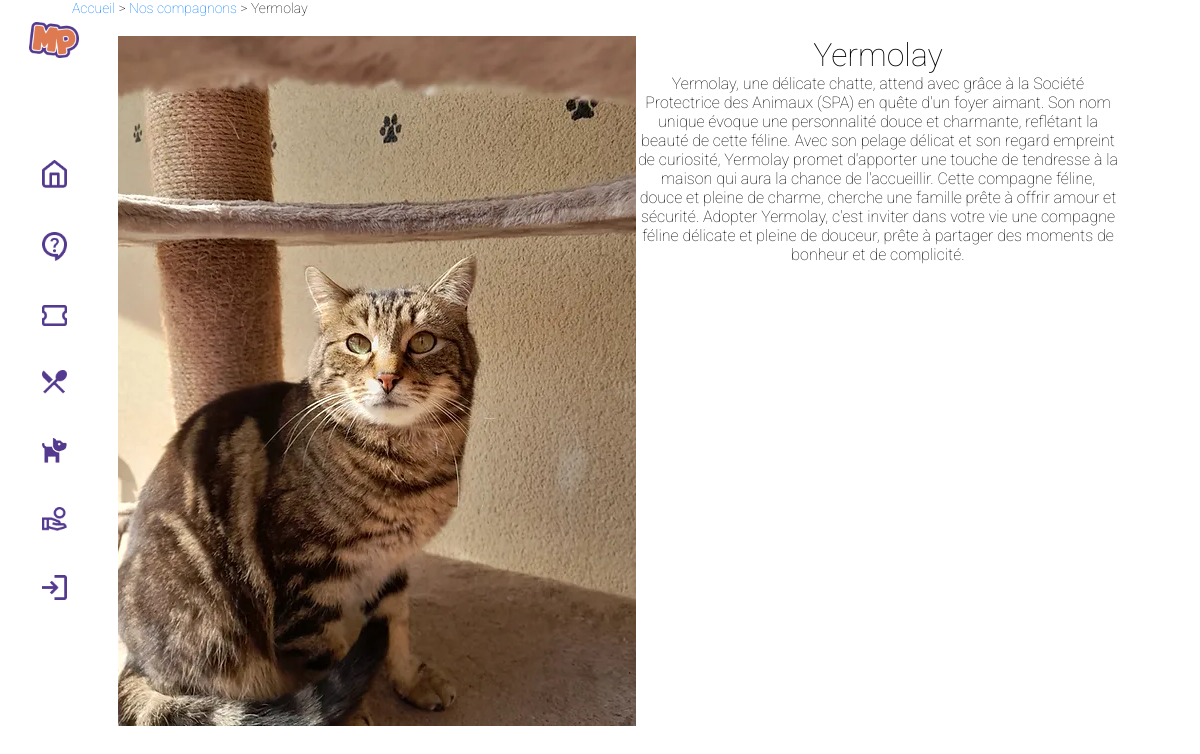
The page /animal.php?id=9 on the database its author committed.
### tables this page shows
CREATE TABLE `pet` (
  `id_pet` int(11) NOT NULL,
  `pet_name` varchar(255) DEFAULT NULL,
  `pet_date_of_birth` date DEFAULT NULL,
  `pet_sex` tinyint(1) DEFAULT NULL,
  `is_trial` tinyint(1) DEFAULT NULL,
  `is_adopted` tinyint(1) DEFAULT NULL,
  `adoption_date` date DEFAULT NULL,
  `bio` text DEFAULT NULL,
  `id_cat` int(11) DEFAULT NULL
);

CREATE TABLE `picture` (
  `id_pic` int(11) NOT NULL,
  `path` varchar(255) DEFAULT NULL,
  `id_pet` int(11) DEFAULT NULL
);

### animal.php (the view, shortened to what this page needs)
<?php
include("config/config.php");
$bdd = new PDO('mysql:host=' . $host . ';port=' . $port . ';dbname=' . $dbname, $username, $password);
$id = $_GET["id"];
$requete = 'SELECT *
FROM pet
INNER JOIN category
ON pet.id_cat = category.id_cat
INNER JOIN picture
ON pet.id_pet = picture.id_pet
WHERE pet.id_pet=' . $id . '';
$resultats = $bdd->query($requete);
if ($resultats && $resultats->rowCount() > 0) {
    $tabpet = $resultats->fetch(PDO::FETCH_ASSOC);
}
$nom = $tabpet['pet_name'];
$bio = $tabpet['bio'];
?>
<!DOCTYPE html>
<html lang="fr">
<head>
    <?php include("element/head.php") ?>
</head>
<body>
    <?php include("element/navbar.php") ?>
    <main class="main-content">
        <div class="fil_arianne">
            <a href="index.php">Accueil</a> &gt;
            <a href="animaux.php">Nos compagnons</a> &gt;
            <span>
                <?php echo $nom ?>
            </span>
        </div>
        <div class="animal_container">
            <div class="animal_wrapper">
                <section class="animal_image">
                    <img src="<?php echo $tabpet['path'] ?>" alt="">
                </section>
            </div>
            <div class="animal_wrapper">
                <h1 class="animal_name">
                    <?php echo $nom ?>
                </h1>
                <section>
                    <p>
                        <?php echo $bio ?>
                    </p>
                </section>
            </div>
        </div>
    </main>
</body>
</html>

### css/style.css (style rules this page uses)
.fil_arianne { font-size: 14px; margin-left: 3vw; }
.fil_arianne a { text-decoration: none; color: #007bff; }
.main-content { padding-left: 3vw; }
.animal_container { display: flex; flex-wrap: wrap; justify-content: center; }
.animal_wrapper { width: 40vw; margin: 10px; padding: 10px; text-align: center; }
* { font-family: 'Roboto', sans-serif; font-weight: 100; transition: all 1s; }
* { font-family: "Roboto", sans-serif; font-weight: 100; margin: 0; }

### rows shown on the page
pet: pet_name "Yermolay", picture.path (picture), bio "Yermolay, une délicate chatte, attend avec grâce à la Société Protectrice des Animaux (SPA) en quête d'un foyer aimant. Son nom unique évoque une personnalité douce et charmante, reflétant la beauté de cette féline. Avec son pelage délicat et son regard empreint de curiosité, Yermolay promet d'apporter une touche de tendresse à la maison qui aura la chance de l'accueillir. Cette compagne féline, douce et pleine de charme, cherche une famille prête à offrir amour et sécurité. Adopter Yermolay, c'est inviter dans votre vie une compagne féline délicate et pleine de douceur, prête à partager des moments de bonheur et de complicité."
